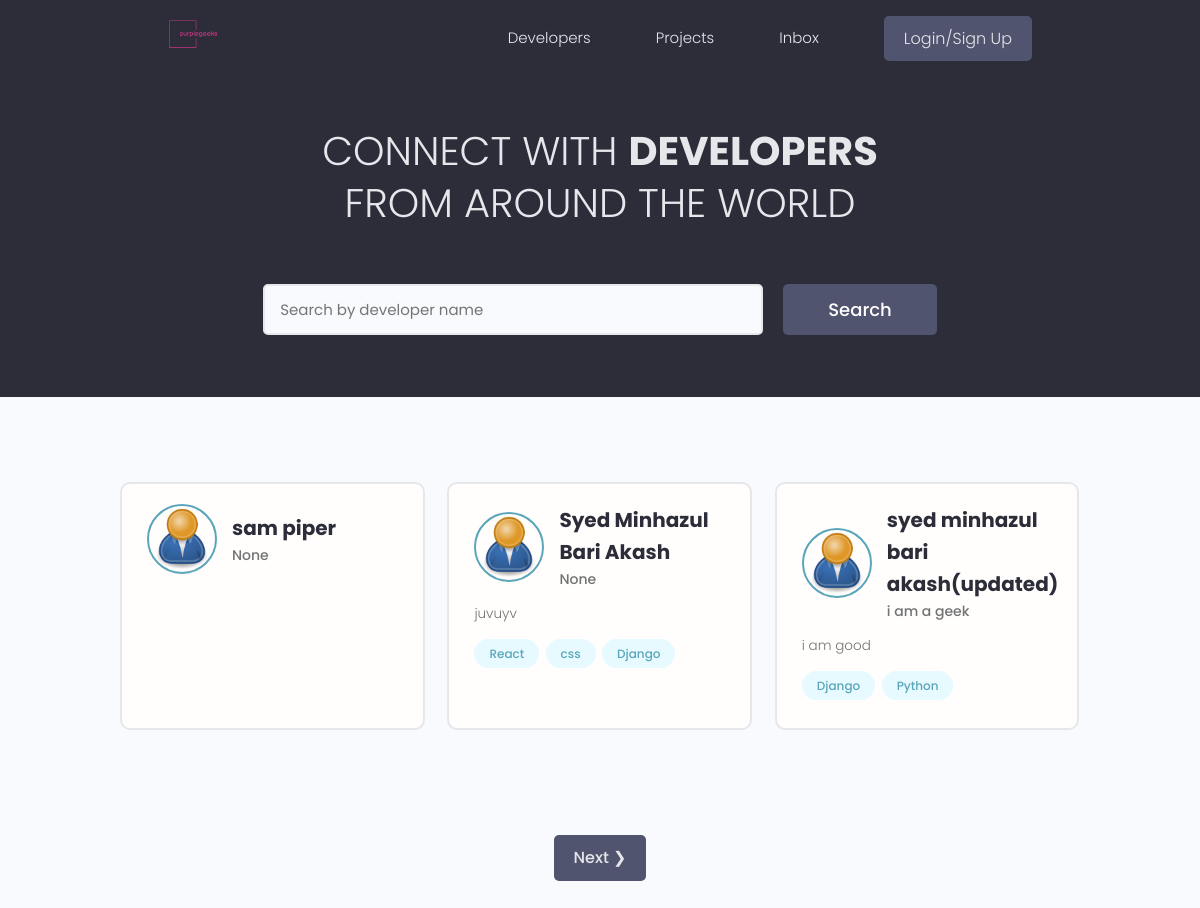
The page / on the database its author committed.
### users/models.py (models this page shows, shortened)
class Profile(models.Model):
    user = models.OneToOneField(User, on_delete=models.CASCADE, null=True, blank=True)
    name = models.CharField(max_length=200, blank=True, null=True)
    email = models.EmailField(max_length=500, blank=True, null=True)
    username = models.CharField(max_length=200, blank=True, null=True)
    location = models.CharField(max_length=200, blank=True, null=True)
    short_intro = models.CharField(max_length=200, blank=True, null=True)
    bio = models.TextField(blank=True, null=True)
    profile_image = models.ImageField(null=True, blank=True, upload_to='profiles/', default="profiles/user-default.png")
    social_github = models.CharField(max_length=200, blank=True, null=True)
    social_twitter = models.CharField(max_length=200, blank=True, null=True)
    social_linkedin = models.CharField(max_length=200, blank=True, null=True)
    social_youtube = models.CharField(max_length=200, blank=True, null=True)
    social_website = models.CharField(max_length=200, blank=True, null=True)
    created = models.DateTimeField(auto_now_add=True)
    id = models.UUIDField(default=uuid.uuid4, unique=True, primary_key=True, editable=False)

class Skill(models.Model):
    owner = models.ForeignKey(Profile, on_delete=models.CASCADE, null = True, blank=True)
    name = models.CharField(max_length=200, blank=True, null = True)
    description = models.TextField(null=True, blank=True)
    created = models.DateTimeField(auto_now_add=True)
    id = models.UUIDField(default=uuid.uuid4, unique=True, primary_key=True, editable=False)
    def __str__(self):
        return str(self.name)

### users/views.py (the view)
# urls.py: path('',views.profiles, name = "profiles"),
def profiles(request):
    profiles, search_query = searchProfiles(request)
    custom_range, profiles = paginateProfiles(request, profiles, 3)
    context = {'profiles': profiles, 'search_query': search_query}
    return render(request, 'users/profiles.html', context)

### users/utils.py (called while the page is built)
def paginateProfiles(request, profiles, results):
    page = request.GET.get('page')
    paginator = Paginator(profiles, results)
    try:
        profiles = paginator.page(page)
    except PageNotAnInteger:
        page = 1
        profiles = paginator.page(page)
    except EmptyPage:
        page = paginator.num_pages
        profiles = paginator.page(page)
    leftIndex = (int(page) - 4)
    if leftIndex < 1:
        leftIndex = 1
    rightIndex = (int(page) + 5)
    if rightIndex > paginator.num_pages:
        rightIndex = paginator.num_pages + 1
    custom_range = range(leftIndex, rightIndex)
    return custom_range, profiles

def searchProfiles(request):
    search_query = ''
    if request.GET.get('search_query'):
        search_query = request.GET.get('search_query')
    skills = Skill.objects.filter(name__icontains=search_query)
    profiles = Profile.objects.distinct().filter(
        Q(name__icontains=search_query) |
        Q(short_intro__icontains=search_query) |
        Q(skill__in = skills)
        )
    return profiles, search_query

### users/templates/users/profiles.html (shortened to what this page needs)
{% extends 'main.html'%}
{% block content %}
<main class="home">
    <section class="hero-section text-center">
      <div class="container container--narrow">
        <div class="hero-section__box">
          <h2>CONNECT WITH <span>DEVELOPERS</span></h2>
          <h2>FROM AROUND THE WORLD</h2>
        </div>
        <div class="hero-section__search">
          <form class="form" action="{% url 'profiles' %}" method="get">
            <div class="form__field">
              <input class="input input--text" id="formInput#search" type="text" name="search_query"
                value="{{search_query}}"  placeholder="Search by developer name" />
            </div>
            <input class="btn btn--sub btn--lg" type="submit" value="Search" />
          </form>
        </div>
      </div>
    </section>
    <section class="devlist">
      <div class="container">
        <div class="grid grid--three">
          {% for profile in profiles %}
            <div class="column card">
            <div class="dev">
              <a href="{% url 'user-profile' profile.id %}" class="card__body">
                <div class="dev__profile">
                  <img class="avatar avatar--md" src="{{ profile.profile_image.url }}" alt="image" />
                  <div class="dev__meta">
                    <h3>{{profile.name}}</h3>
                    <h5>{{profile.short_intro|slice:"60"}}</h5>
                  </div>
                </div>
                <p class="dev__info">{{profile.bio|slice:"150"}}</p>
                <div class="dev__skills">
                    {% for skill in profile.skill_set.all|slice:"5" %}
                  <span class="tag tag--pill tag--main">
                    <small>{{skill}}</small>
                  </span>
                   {% endfor %}
                </div>
              </a>
            </div>
          </div>
          {% endfor %}
        </div>
      </div>
    </section>
    {% include 'pagination.html' with queryset=profiles custom_range=custom_range %}
  </main>
{% endblock content %}

### static/styles/app.css (style rules this page uses)
:root { --color-sub: #2d2d39; }
.btn--sub { background-color: var(--color-sub-light); }
.card { border: 2px solid var(--color-light); }
img { width: 100%; }
.hero-section { height: 40vh; display: flex; align-items: center; background-color: var(--color-sub); }
.hero-section__box { margin-bottom: 4rem; }
.hero-section__box > h2, .hero-section__box > h2 > span { font-size: 4rem; color: var(--color-light); line-height: 1.3; text-transform: uppercase; }
.hero-section__box > h2 { font-weight: 300; }
.hero-section__box > h2 > span { font-weight: 700; }
.hero-section__search > .form { display: flex; align-items: center; justify-content: center; gap: 2rem; }
.hero-section__search > .form input.input--text { width: 50rem; }
.devlist { margin-top: 8rem; }
.devlist .grid { align-items: stretch; }
.devlist .dev .dev__profile { display: flex; align-items: center; gap: 1.5rem; }
.devlist .dev .dev__meta h3 { color: var(--color-sub); font-size: 2rem; font-weight: 700; }
.devlist .dev .dev__meta h5 { color: var(--color-text); font-size: 1.4rem; font-weight: 500; }
.devlist .dev .dev__info { margin: 1.5rem 0; font-size: 1.35rem; line-height: 1.4; text-align: justify; }

### static/uikit/styles/modules/_variables.css (style rules this page uses)
:root { --color-main: #5aa5b9; --color-main-light: #e6faff; --color-sub: #3f4156; --color-sub-light: #51546e; --color-sub-lighter: #ededfd; --color-text: #737373; --color-gray: #8b8b8b; --color-light: #e5e7eb; --color-light-gray: #767676; --color-bg: #f8fafd; --color-white: #fffefd; --color-white-light: #f3f3f3; --color-success: #359e64; --color-success-bg: #def8e8; --color-error: #fc4b0b; --color-error-bg: #fff2ee; --font-base: 'Poppins', arial, helvetica, 'Segoe UI', roboto, ubuntu, sans-serif; --font-monospace: 'Fira Code', 'Courier New', courier, monospace; --font-regular: 300; --font-medium: 500; --font-bold: 700; --generic-shadow: 1px 1px 5px #00000010; --generic-transition: all 0.3s ease-in-out; }

### static/uikit/styles/modules/_base.css (style rules this page uses)
* { margin: 0; padding: 0; box-sizing: border-box; text-rendering: optimizeLegibility; color: inherit; font-size: inherit; }
html { font-size: 50%; }
@media only screen and (min-width: 480px) { html { font-size: 56.25%; } }
@media only screen and (min-width: 1200px) { html { font-size: 62.5%; } }
body { line-height: 1.6; font-weight: 400; font-size: 1.5rem; color: var(--color-text); background-color: var(--color-bg); min-height: 100vh; }

### static/uikit/styles/modules/_typography.css (style rules this page uses)
* { font-family: var(--font-base); }
h2 { font-size: 3.6rem; font-weight: var(--font-bold); }
h3 { font-size: 3.2rem; font-weight: var(--font-medium); }
h5 { font-size: 2.4rem; font-weight: var(--font-medium); }
h5, h6 { font-weight: var(--font-regular); }
p, span, strong { font-size: 1.6rem; color: var(--color-text); font-weight: var(--font-regular); }
a { padding-bottom: 2px; text-decoration: none; display: inline-block; color: var(--color-main); font-weight: var(--font-medium); }

### static/uikit/styles/modules/_utilities.css (style rules this page uses)
.container { width: 92%; max-width: 165rem; margin: 0 auto; box-sizing: border-box; }
.container--narrow { width: 92%; max-width: 120rem; }
@media screen and (min-width: 1000px) { .container { width: 90%; } }
@media screen and (min-width: 1000px) { .container--narrow { width: 85%; } }
@media screen and (min-width: 1200px) { .container { width: 80%; } }
@media screen and (min-width: 1200px) { .container--narrow { width: 72%; } }
.text-center { text-align: center; }

### static/uikit/styles/modules/_avatar.css (style rules this page uses)
.avatar { border-radius: 50%; border: 2px solid var(--color-main); object-fit: cover; }
.avatar--md { height: 7rem; width: 7rem; }

### static/uikit/styles/modules/_button.css (style rules this page uses)
.btn { display: inline-block; position: relative; cursor: pointer; background-color: var(--color-light); font-weight: var(--font-medium); color: var(--color-sub); text-decoration: none; padding: 1rem 2rem; border-radius: 0.5rem; border: none; width: -webkit-fit-content; width: -moz-fit-content; width: fit-content; height: -webkit-fit-content; height: -moz-fit-content; height: fit-content; font-size: 1.6rem; outline-width: 0; outline-color: transparent; -webkit-backface-visibility: hidden; backface-visibility: hidden; transition: all 0.3s ease-in-out; }
.btn--sub { background-color: var(--color-sub); color: var(--color-white); }
.btn--lg { font-size: 1.8rem; padding: 1.2rem 4.5rem; }

### static/uikit/styles/modules/_card.css (style rules this page uses)
.card { border-radius: 1rem; background-color: var(--color-white); border: 1.5px solid var(--color-light); width: auto; height: auto; margin-top: 0.5rem; margin-bottom: 0.5rem; overflow: hidden; }
.card__body, .card__header { padding: 2rem 2.5rem; }

### rows shown on the page
Profile: profile_image (placeholder picture), name "sam piper", short_intro "None"
Profile: profile_image (placeholder picture), name "Syed Minhazul Bari Akash", short_intro "None", bio "juvuyv"
Skill: name "React"
Skill: name "css"
Skill: name "Django"
Profile: profile_image (placeholder picture), name "syed minhazul bari akash(updated)", short_intro "i am a geek", bio "i am good"
Skill: name "Django"
Skill: name "Python"
